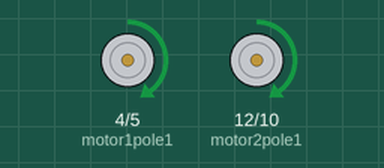
This sketch was run on a simulated Arduino Uno, built with avr-gcc and run on an emulated ATmega328P. Parts: motor-driver pin pairs drawn as motors (green arrow = first pin HIGH = forward, orange = second pin HIGH = backward, longer = more drive, scaled by the enable pin).

Above: at 0.1 s.
At 9.3 s:
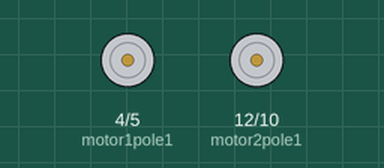
At 18.5 s:
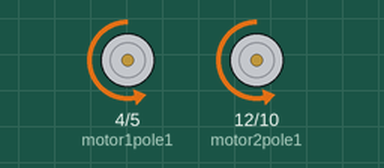
At 36.8 s:
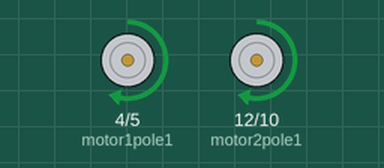
Timing chart, 0 to 40.0 s (numbered marks = the images above):
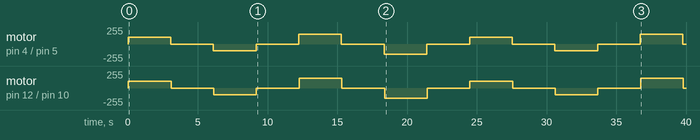

The sketch:

RoverMk1.ino
```cpp
#define motor1pole1 4
#define motor1pole2 5
#define motor1speed 3

#define motor2pole1 12
#define motor2pole2 10
#define motor2speed 11

#define MOTOR_MIN_SPEED 100
#define MOTOR_MAX_SPEED 155

#define motordelay 30
#define debugmotorwait 3000

int mspeed = MOTOR_MIN_SPEED;

void setup()
{
	pinMode(motor1speed, OUTPUT);
	pinMode(motor1pole1, OUTPUT);
	pinMode(motor1pole2, OUTPUT);

	pinMode(motor2speed, OUTPUT);
	pinMode(motor2pole1, OUTPUT);
	pinMode(motor2pole2, OUTPUT);

	motorspeed(0, 0);
}

void loop()
{
	motorspeed(mspeed, mspeed);
	motorforward(1);
	motorforward(2);
	delay(debugmotorwait);
	motorstop(1);
	motorstop(2);
	delay(debugmotorwait);
	motorbackward(1);
	motorbackward(2);
	delay(debugmotorwait);
	motorstop(1);
	motorstop(2);
	delay(debugmotorwait);
	mspeed+=50;
	if (mspeed > MOTOR_MAX_SPEED) mspeed = MOTOR_MIN_SPEED;
}


void motorforward(int motorNum)
{
	if (motorNum == 1)
	{
		digitalWrite(motor1pole1, HIGH);
		digitalWrite(motor1pole2, LOW);
	} else if (motorNum == 2)
	{
		digitalWrite(motor2pole1, HIGH);
		digitalWrite(motor2pole2, LOW);
	}
	delay(motordelay);
}

void motorbackward(int motorNum)
{
	if (motorNum == 1)
	{
		digitalWrite(motor1pole1, LOW);
		digitalWrite(motor1pole2, HIGH);
	} else if (motorNum == 2)
	{
		digitalWrite(motor2pole1, LOW);
		digitalWrite(motor2pole2, HIGH);
	}
	delay(motordelay);
}

void motorstop(int motorNum)
{
	if (motorNum == 1)
	{
		digitalWrite(motor1pole1, LOW);
		digitalWrite(motor1pole2, LOW);
	} else if (motorNum == 2)
	{
		digitalWrite(motor2pole1, LOW);
		digitalWrite(motor2pole2, LOW);
	}
	delay(motordelay);
}

void motorspeed(int m1speed, int m2speed)
{
	if (m1speed < MOTOR_MIN_SPEED) m1speed = MOTOR_MIN_SPEED;
	if (m2speed < MOTOR_MIN_SPEED) m2speed = MOTOR_MIN_SPEED;
	if (m1speed > MOTOR_MAX_SPEED) m1speed = MOTOR_MAX_SPEED;
	if (m2speed > MOTOR_MAX_SPEED) m2speed = MOTOR_MAX_SPEED;
	analogWrite(motor1speed, m1speed);
	analogWrite(motor2speed, m2speed);
}
```

Measured:
- by itself, motor on pin 4 (motor1pole1) / pin 5 (motor1pole2): stopped → forward 100/255 at 0.00 s, → stopped 3.1 s later, → backward 100/255 3.1 s later, → stopped 3.1 s later, … (14 changes in this stretch)
- by itself, motor on pin 12 (motor2pole1) / pin 10 (motor2pole2): stopped → forward 100/255 at 0.03 s, → stopped 3.1 s later, → backward 100/255 3.1 s later, → stopped 3.1 s later, … (14 changes in this stretch)
